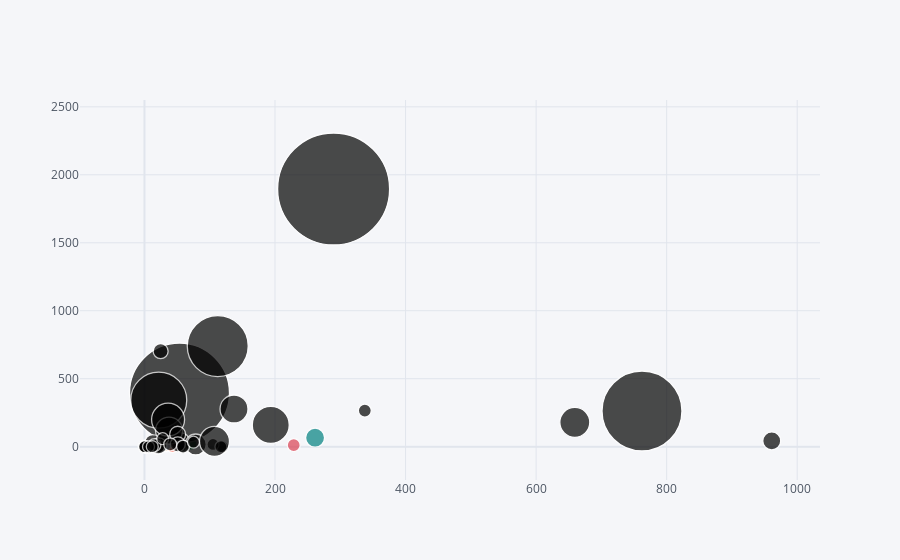

Here is the notebook cell this chart was saved with:
### Code cell
main(cat)

### Figure 1 — Plotly figure (JSON) as saved in the notebook; plotly's stock layout.template omitted (floating-point values rounded to 4 significant figures)
{"data": [{"marker": {"color": ["rgb(255, 153, 51)", "rgb(55, 128, 191)", "rgb(50, 171, 96)", "rgb(128, 0, 128)", "rgb(219, 64, 82)", "rgb(0, 128, 128)", "rgb(255, 255, 51)", "rgb(128, 128, 0)", "rgb(251, 128, 114)", "rgb(128, 177, 211)"], "line": {"width": 1.3}, "size": [13, 12, 12, 14, 13, 19, 12, 13, 12, 14, 12, 12, 100, 56, 112, 30, 19, 15, 12, 14, 12, 27, 61, 16, 28, 12, 80, 12, 12, 12, 12, 16, 15, 21, 33, 13, 12, 16, 12, 13, 37, 15, 18, 12, 12, 13, 13, 12, 30, 12], "symbol": "circle"}, "mode": "markers", "text": "", "type": "scatter", "x": [34.4, 0.2, 71.3, 53.2, 228.7, 261.4, 1.1, 0.4, 42.6, 31, 4, 119.8, 53.7, 21.9, 289.8, 659.3, 54.8, 19.8, 1.4, 5.6, 0.6, 37.7, 112.3, 12.8, 137.2, 105, 762.2, 21.8, 0.6, 0.8, 117.2, 22.2, 24.8, 78.5, 36.2, 337.6, 58.8, 50.9, 0.1, 15.2, 193.5, 51.1, 961, 27.9, 6.2, 39.5, 59.2, 12, 107.3, 75.1], "y": [10.6, 0.1, 17.9, 29.4, 11.1, 66, 0.1, 0.6, 0.9, 18.9, 0.7, 0, 394, 341.9, 1896.0, 179.4, 34.2, 0.8, 0.5, 3.1, 0.5, 118.1, 740.4, 30.4, 277.3, 16.7, 262.5, 0.2, 0.2, 0.4, 0.1, 5.8, 702.8, 16.1, 199.1, 265.3, 1.4, 91.3, 0.1, 10.9, 160.2, 17.6, 42.7, 59, 0.2, 16.9, 0, 0.3, 38.6, 33.2]}], "layout": {"legend": {"bgcolor": "#F5F6F9", "font": {"color": "#4D5663"}}, "paper_bgcolor": "#F5F6F9", "plot_bgcolor": "#F5F6F9", "title": {"font": {"color": "#4D5663"}}, "xaxis": {"gridcolor": "#E1E5ED", "showgrid": true, "tickfont": {"color": "#4D5663"}, "title": {"font": {"color": "#4D5663"}, "text": ""}, "zerolinecolor": "#E1E5ED"}, "yaxis": {"gridcolor": "#E1E5ED", "showgrid": true, "tickfont": {"color": "#4D5663"}, "title": {"font": {"color": "#4D5663"}, "text": ""}, "zerolinecolor": "#E1E5ED"}}}
